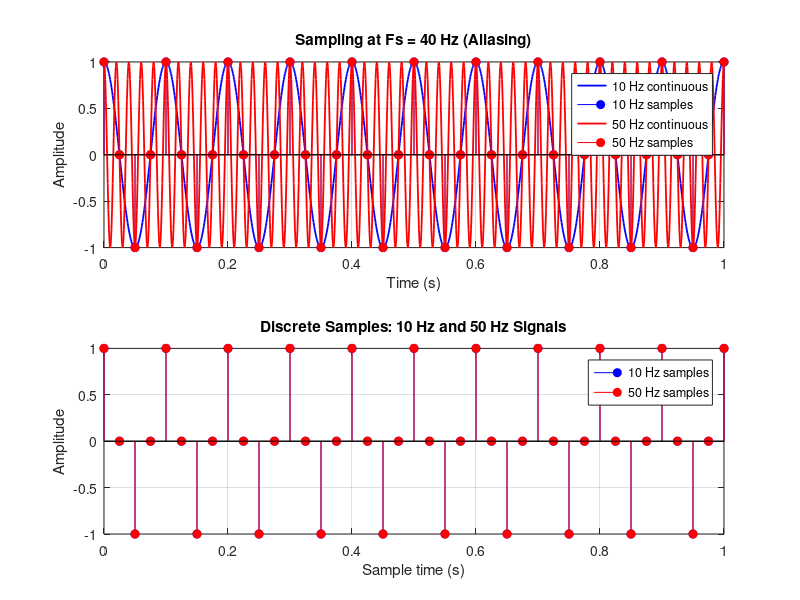
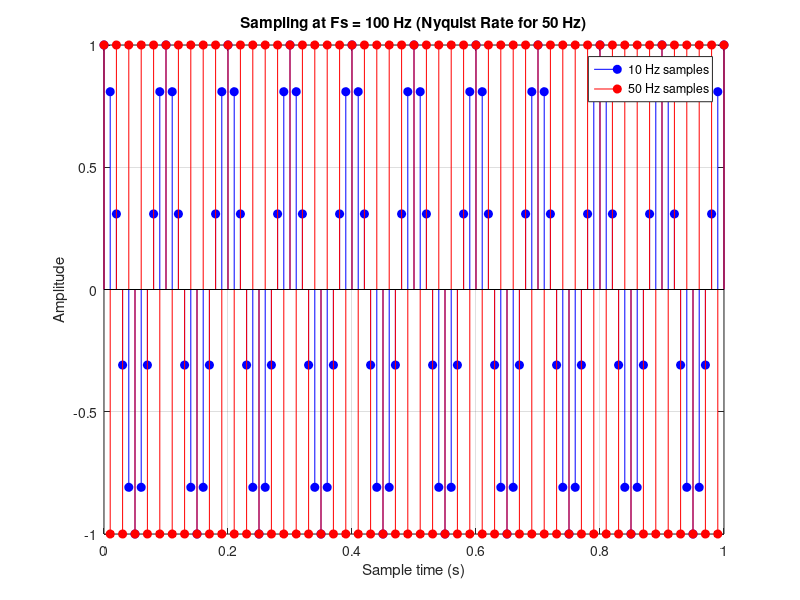

These figures' MATLAB source, in order:
% Practical 01 - Verification of Sampling Theorem
clc;
clear;
close all;

A = 1;
f1 = 10;
f2 = 50;

% Part 1: Under-sampling at Fs = 40 Hz
Fs = 40;
t = 0:0.001:1;
x1 = A*cos(2*pi*f1*t);
x2 = A*cos(2*pi*f2*t);
n = 0:1/Fs:1;
xs1 = A*cos(2*pi*f1*n);
xs2 = A*cos(2*pi*f2*n);

figure;
subplot(2,1,1);
plot(t,x1,'b','LineWidth',1.3); hold on;
stem(n,xs1,'b','filled');
plot(t,x2,'r','LineWidth',1.3);
stem(n,xs2,'r','filled');
title('Sampling at Fs = 40 Hz (Aliasing)');
xlabel('Time (s)'); ylabel('Amplitude'); grid on;
legend('10 Hz continuous','10 Hz samples','50 Hz continuous','50 Hz samples');

subplot(2,1,2);
stem(n,xs1,'b','filled'); hold on;
stem(n,xs2,'r','filled');
title('Discrete Samples: 10 Hz and 50 Hz Signals');
xlabel('Sample time (s)'); ylabel('Amplitude'); grid on;
legend('10 Hz samples','50 Hz samples');

% Part 2: Nyquist-rate sampling at Fs = 100 Hz
Fs = 100;
n = 0:1/Fs:1;
xs1 = A*cos(2*pi*f1*n);
xs2 = A*cos(2*pi*f2*n);
figure;
stem(n,xs1,'b','filled'); hold on;
stem(n,xs2,'r','filled');
title('Sampling at Fs = 100 Hz (Nyquist Rate for 50 Hz)');
xlabel('Sample time (s)'); ylabel('Amplitude'); grid on;
legend('10 Hz samples','50 Hz samples');
